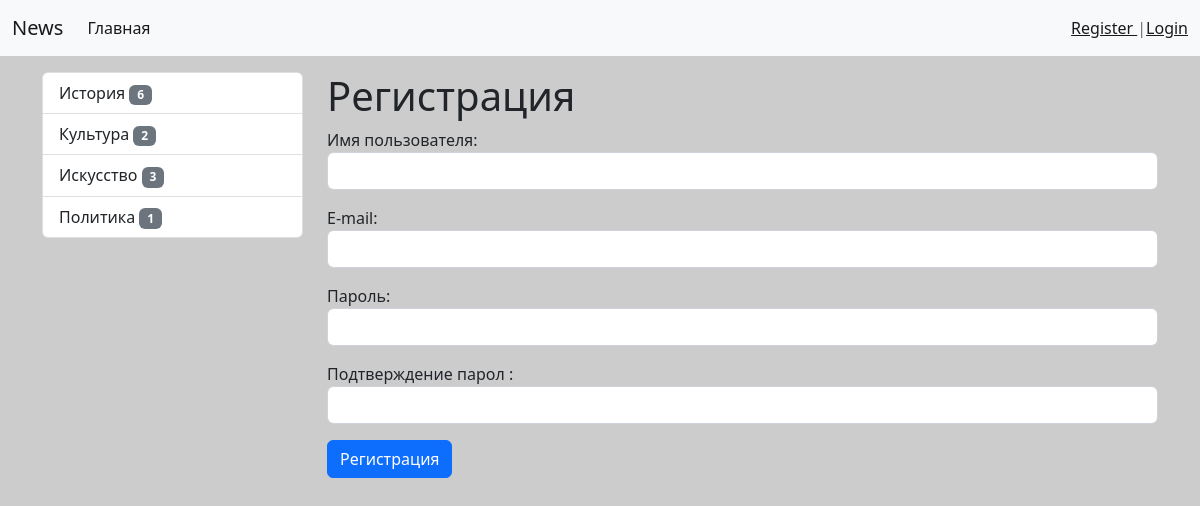
Screenshot of /register with the database file from the repository.
### news/models.py (models this page shows, shortened)
class Category(models.Model):
    title=models.CharField(max_length=150,db_index=True,verbose_name='категория')
    def get_absolute_url(self):
        return reverse('category', kwargs={"category_id":self.pk})
    class Meta:
        verbose_name='Категория'
        verbose_name_plural='Категория'
        ordering = ['title']

### news/views.py (the view)
# urls.py: path('register',register,name='register') ,
def register(request):
    if request.method == 'POST':
        form = UserRegisterForm(request.POST)
        if form.is_valid():
            user = form.save()
            login(request,user)
            messages.success(request, 'Вы успешно зарегистрировались')
            return redirect('login')
        else:
            messages.error(request, 'Ошибка регистрации')
    else:
        form = UserRegisterForm()
    return render(request, 'news/register.html', {"form": form})

### news/forms.py
class UserRegisterForm(UserCreationForm):
    username = forms.CharField(label='Имя пользователя', widget=forms.TextInput(attrs={'class': 'form-control'}))
    password1 = forms.CharField(label='Пароль',widget=forms.PasswordInput(attrs={'class': 'form-control'}))
    password2 = forms.CharField(label='Подтверждение парол ',widget=forms.PasswordInput(attrs={'class': 'form-control'}))
    email = forms.EmailField(label='E-mail',widget=forms.EmailInput(attrs={'class': 'form-control'}))
    class Meta:
        model = User
        fields = ('username', 'email', 'password1', 'password2')

### news/templatetags/news_tags.py (called while the page is built)
@register.inclusion_tag('news/list_categories.html')
def show_categories(arg1='hello',arg2='word'):
    categories = Category.objects.annotate(cnt=Count('news',filter=F('news__is_published'))).filter(cnt__gt=0)
    return {"categories":categories, "arg1":arg1,"arg2":arg2}

### news/templates/news/register.html (shortened to what this page needs)
{% extends 'base.html' %}
{% block sidebar %}
{% include 'inc/_sidebar.html' %}
{% endblock %}
{% block content %}
<h1> Регистрация</h1>
<form method="post">
    {{ form.as_p }}
    <button type="submit" class="btn btn-primary btn-block">Регистрация</button>
</form>
{% endblock %}

### news/templates/news/list_categories.html
<div class="list-group">
  {%for item in categories%}
  <a href="{{ item.get_absolute_url }} " class="list-group-item list-group-item-action">
    {{ item.title }} <span class="badge bg-secondary">{{ item.cnt }}</span></a>
  {%endfor%}
</div>

### sait/static/css/style.css (style rules this page uses)
body { background-color: #ccc; }

### rows the page displays
Category: title "История", cnt "6"
Category: title "Культура", cnt "2"
Category: title "Искусство", cnt "3"
Category: title "Политика", cnt "1"
